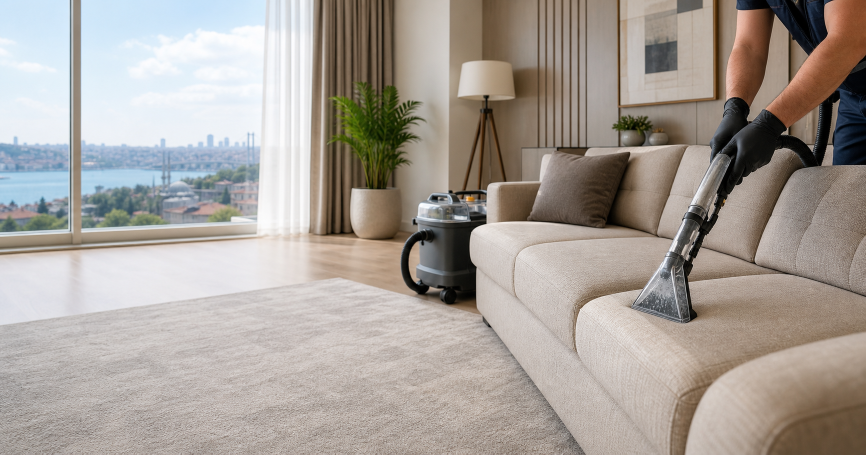
#> input picture tmp/service-upholstery/source-og.png, 1731 x 909 px (shown at 1/2 size)
$ python make_upholstery_assets.py
#> lines starting #> are read from the running program, lines starting #| are printed output that depends on the picture
from pathlib import Path
import textwrap

from PIL import Image, ImageDraw, ImageFont, ImageFilter


ROOT = Path(__file__).resolve().parent
FONT_REGULAR = "/Library/Fonts/Arial Unicode.ttf"
FONT_BOLD = "/System/Library/Fonts/SFNS.ttf"


def font(size, bold=False):
    path = FONT_BOLD if bold else FONT_REGULAR
    try:
        return ImageFont.truetype(path, size)
    except OSError:
        return ImageFont.truetype(FONT_REGULAR, size)


def cover(image, size):
#> called with size = (1200, 630)
    image = image.convert("RGB")
#> image is the input picture: PIL image 1731x909 RGB; mean R, G, B 166.9, 159.3, 152.6
    target_w, target_h = size
#> target_w = 1200; target_h = 630
    scale = max(target_w / image.width, target_h / image.height)
#> scale = 0.693
    resized = image.resize((round(image.width * scale), round(image.height * scale)), Image.LANCZOS)
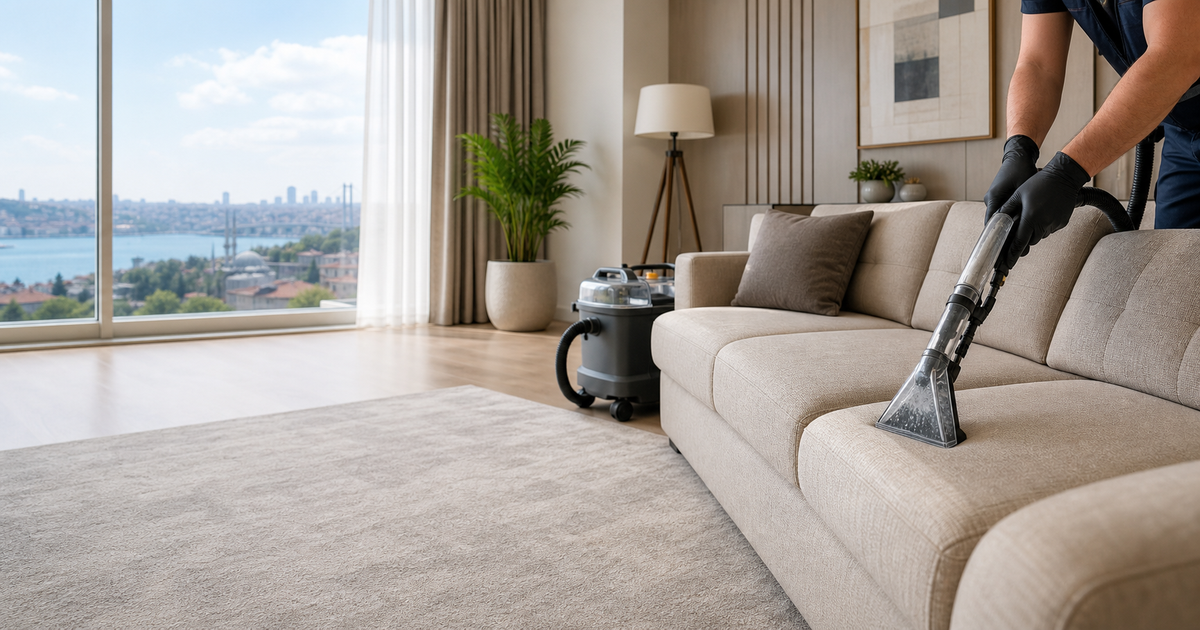
#> resized: PIL image 1200x630 RGB; mean R, G, B 166.9, 159.3, 152.6
    left = (resized.width - target_w) // 2
#> left = 0
    top = (resized.height - target_h) // 2
#> top = 0
    return resized.crop((left, top, left + target_w, top + target_h))


def multiline(draw, xy, lines, fonts, fills, spacing=10):
    x, y = xy
    for text, fnt, fill in zip(lines, fonts, fills):
        draw.text((x, y), text, font=fnt, fill=fill)
        bbox = draw.textbbox((x, y), text, font=fnt)
        y = bbox[3] + spacing
    return y


def rounded_rect(draw, box, radius, fill):
    draw.rounded_rectangle(box, radius=radius, fill=fill)


def make_og():
    img = cover(Image.open(ROOT / "source-og.png"), (1200, 630)).convert("RGBA")
    overlay = Image.new("RGBA", img.size, (0, 0, 0, 0))
#> overlay: PIL image 1200x630 RGBA; every value is 0
    od = ImageDraw.Draw(overlay)
    for x in range(0, 760):
        alpha = int(178 * (1 - x / 760))
        od.line([(x, 0), (x, 630)], fill=(16, 28, 27, alpha))
    img = Image.alpha_composite(img, overlay)
    draw = ImageDraw.Draw(img)

    rounded_rect(draw, (62, 58, 300, 104), 18, (42, 122, 102, 230))
    draw.text((84, 68), "ВЫЕЗД НА ДОМ", font=font(24, True), fill=(255, 255, 255, 255))

    title = ["Химчистка", "мягкой мебели"]
    multiline(
        draw,
        (62, 145),
        title,
        [font(70, True), font(70, True)],
        [(255, 255, 255, 255), (255, 255, 255, 255)],
        spacing=0,
    )
    draw.text((66, 335), "Диваны • кресла • стулья • матрасы", font=font(31, False), fill=(238, 250, 245, 255))

    rounded_rect(draw, (62, 410, 520, 515), 24, (255, 255, 255, 226))
    draw.text((92, 434), "Глубокая чистка", font=font(34, True), fill=(26, 67, 58, 255))
    draw.text((92, 476), "пятна, пыль и запахи", font=font(25, False), fill=(37, 91, 78, 255))

    draw.text((64, 560), "Стамбул и ближайшие районы", font=font(25, False), fill=(255, 255, 255, 240))
    img.convert("RGB").save(ROOT / "himchistka-myagkoj-mebeli-og.png", quality=95)
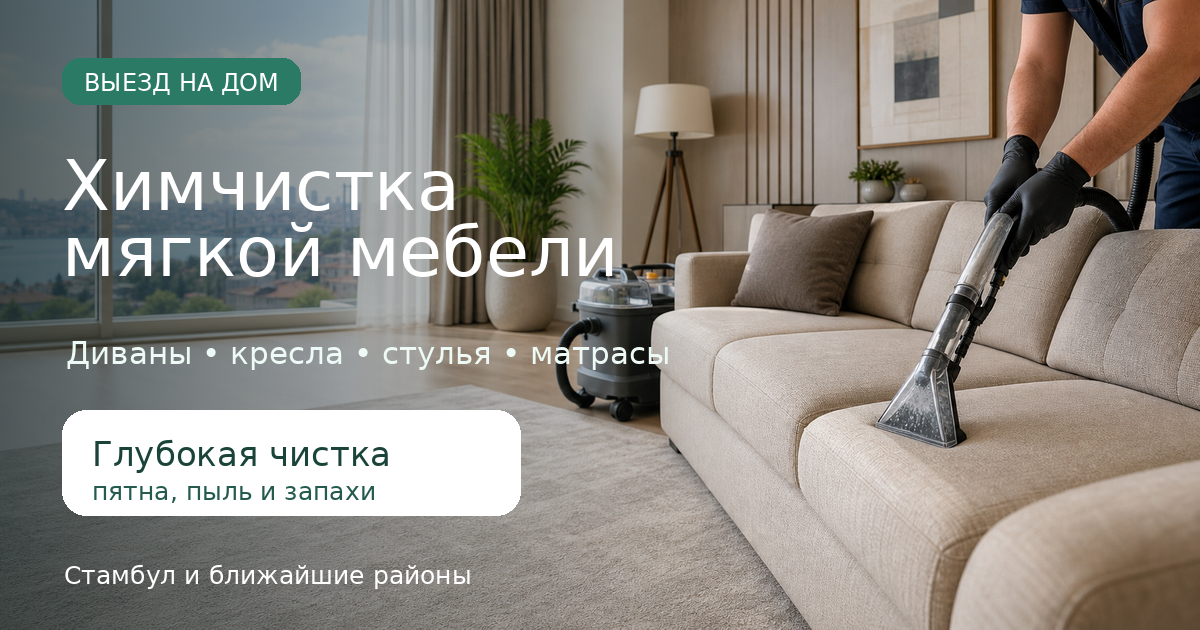
#> saved as himchistka-myagkoj-mebeli-og.png: PIL image 1200x630 RGB; mean R, G, B 139, 134.9, 127.8


def make_reels(source, output, title, bullets, badge):
#> called with source = 'source-reels-1.png', output = 'himchistka-myagkoj-mebeli-reels-1.png', title = 'Пятна и запахи уходят', badge = 'ХИМЧИСТКА'
    img = cover(Image.open(ROOT / source), (1080, 1920)).convert("RGBA")
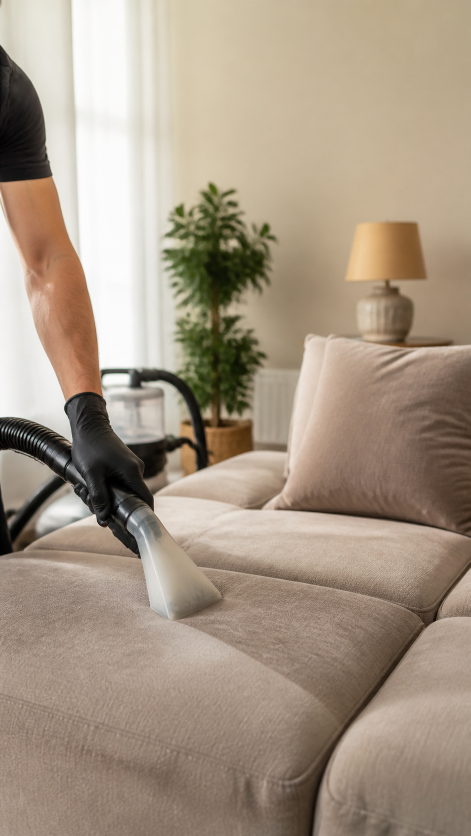
#> input picture tmp/service-upholstery/source-reels-1.png, 941 x 1672 px (shown at 1/2 size)
#> in cover, image is the input picture: PIL image 941x1672 RGB; mean R, G, B 166, 150.2, 132.3
#> img: PIL image 1080x1920 RGBA
    blur = img.filter(ImageFilter.GaussianBlur(12))
    mask = Image.new("L", img.size, 0)
#> mask: PIL image 1080x1920 L; every value is 0
    md = ImageDraw.Draw(mask)
    md.rectangle((0, 0, 1080, 560), fill=190)
    md.rectangle((0, 1540, 1080, 1920), fill=145)
    img = Image.composite(blur, img, mask)

    overlay = Image.new("RGBA", img.size, (0, 0, 0, 0))
#> overlay: PIL image 1080x1920 RGBA; every value is 0
    od = ImageDraw.Draw(overlay)
    od.rectangle((0, 0, 1080, 620), fill=(15, 33, 31, 130))
    od.rectangle((0, 1510, 1080, 1920), fill=(15, 33, 31, 142))
    img = Image.alpha_composite(img, overlay)
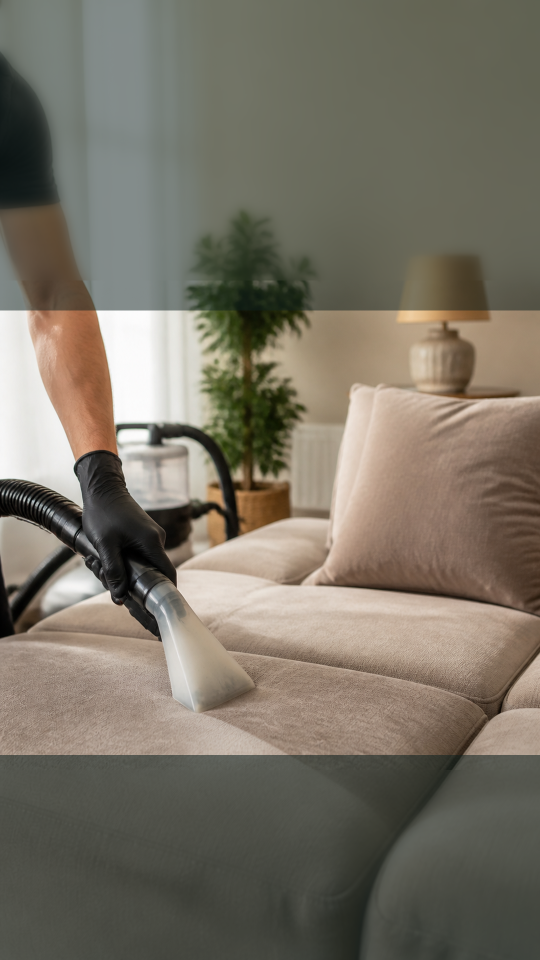
#> img: PIL image 1080x1920 RGBA (shown at 1/2 size); mean R, G, B, A 120.6, 114.3, 101.3, 255
    draw = ImageDraw.Draw(img)

    rounded_rect(draw, (70, 84, 430, 146), 24, (42, 122, 102, 235))
    draw.text((98, 100), badge, font=font(28, True), fill=(255, 255, 255, 255))

    y = 210
    for line in textwrap.wrap(title, width=14):
        draw.text((70, y), line, font=font(82, True), fill=(255, 255, 255, 255))
        y += 92
#> after the loop, y = 394

    y = 1565
    for item in bullets:
        rounded_rect(draw, (70, y, 1010, y + 82), 28, (255, 255, 255, 226))
        draw.text((105, y + 22), item, font=font(33, False), fill=(27, 74, 64, 255))
        y += 102
#> after the loop, y = 1871

    img.convert("RGB").save(ROOT / output, quality=95)


make_og()
make_reels(
    "source-reels-1.png",
    "himchistka-myagkoj-mebeli-reels-1.png",
    "Пятна и запахи уходят",
    ["Глубокая чистка ткани", "Без вывоза мебели", "Диваны, кресла, стулья"],
    "ХИМЧИСТКА",
)
make_reels(
    "source-reels-2.png",
    "himchistka-myagkoj-mebeli-reels-2.png",
    "Свежая мебель за один выезд",
    ["Работаем на дому", "Аккуратно и по ткани", "Стамбул и районы"],
    "НА ДОМУ",
)
#> call 2 of make_reels, with source = 'source-reels-2.png', output = 'himchistka-myagkoj-mebeli-reels-2.png', title = 'Свежая мебель за один выезд', badge = 'НА ДОМУ'
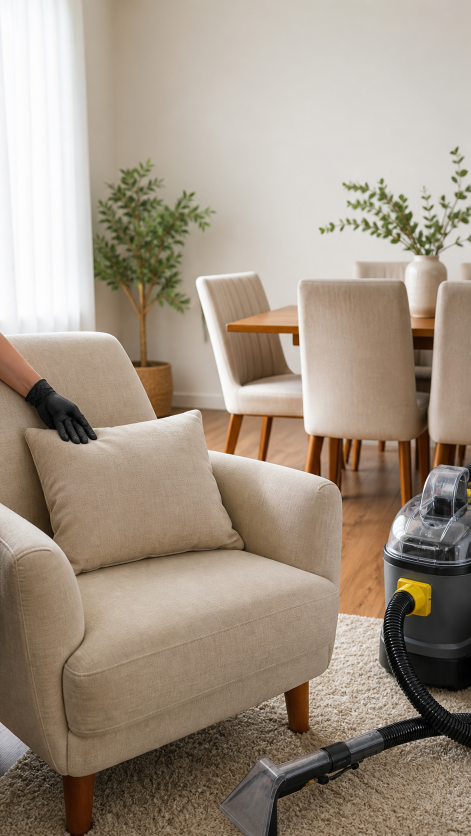
#> input picture tmp/service-upholstery/source-reels-2.png, 941 x 1672 px (shown at 1/2 size)
#> in cover, image is the input picture: PIL image 941x1672 RGB; mean R, G, B 161.3, 147.6, 132
#> in make_reels (call 2), `img = Image.alpha_composite(img, overlay)`:
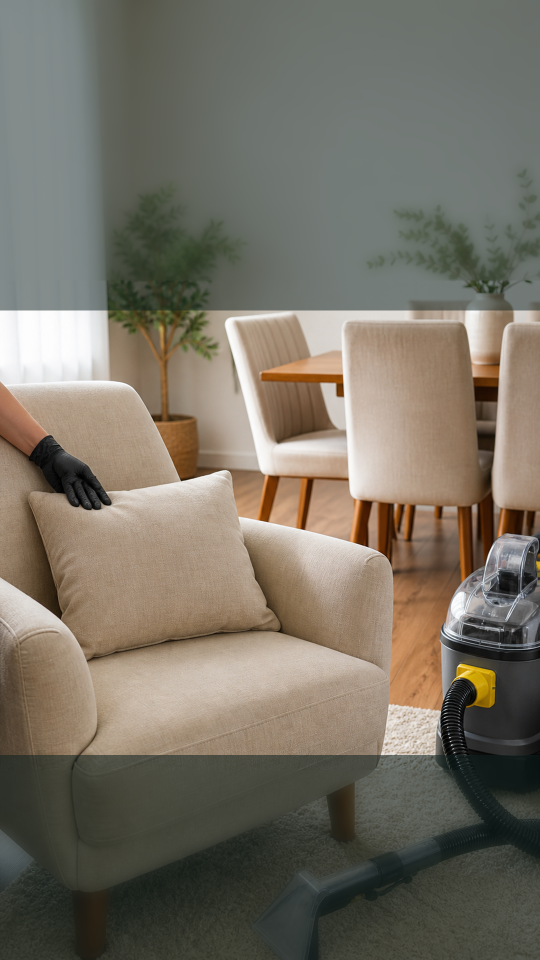
#> img: PIL image 1080x1920 RGBA (shown at 1/2 size); mean R, G, B, A 119.4, 113.3, 100.8, 255
#> after the loop in make_reels (call 2), `for line in textwrap.wrap(title, width=14):`: y = 394
#> after the loop in make_reels (call 2), `for item in bullets:`: y = 1871
#> in make_reels (call 2), `img.convert("RGB").save(ROOT / output, quality=95)`:
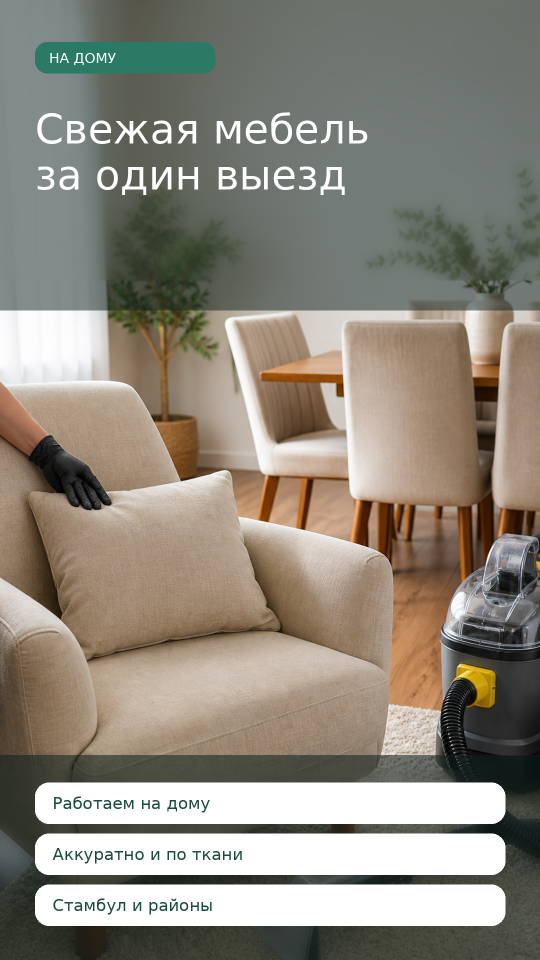
#> saved as himchistka-myagkoj-mebeli-reels-2.png: PIL image 1080x1920 RGB (shown at 1/2 size); mean R, G, B 141.8, 136.2, 124.6
